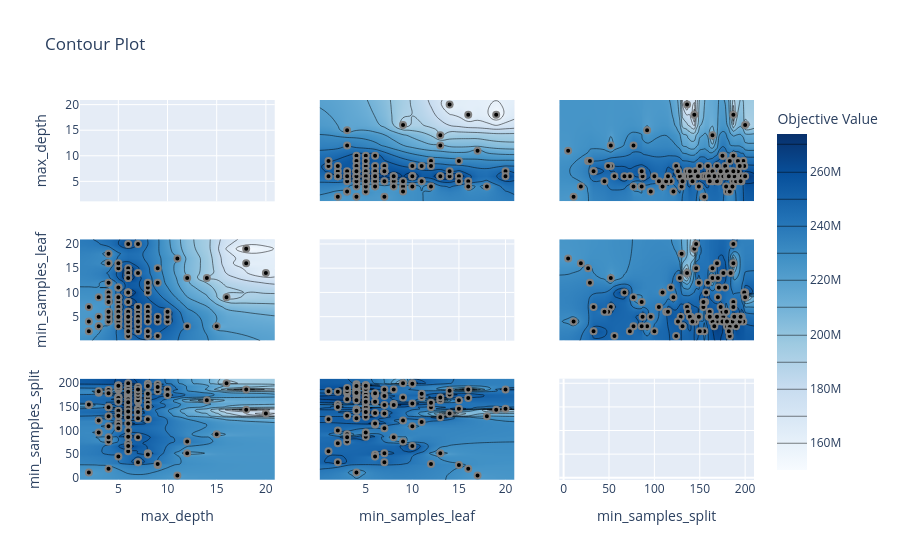

Here is the notebook cell this chart was saved with:
### Code cell
plot_contour(study)

### Figure 1 — Plotly figure (JSON) as saved in the notebook; plotly's stock layout.template omitted (floating-point values rounded to 4 significant figures; data arrays with more than 128 entries replaced by an {"elided": "..."} marker saying what was removed)
{"data": [{"type": "scatter", "xaxis": "x", "yaxis": "y"}, {"colorbar": {"title": {"text": "Objective Value"}}, "colorscale": [[0, "rgb(247,251,255)"], [0.125, "rgb(222,235,247)"], [0.25, "rgb(198,219,239)"], [0.375, "rgb(158,202,225)"], [0.5, "rgb(107,174,214)"], [0.625, "rgb(66,146,198)"], [0.75, "rgb(33,113,181)"], [0.875, "rgb(8,81,156)"], [1, "rgb(8,48,107)"]], "connectgaps": true, "contours": {"coloring": "heatmap"}, "hoverinfo": "none", "line": {"smoothing": 1.3}, "reversescale": false, "showscale": true, "type": "contour", "x": [1.1, 2, 3, 4, 5, 6, 7, 8, 9, 10, 11, 12, 14, 15, 16, 18, 20, 20.9], "xaxis": "x4", "y": [0.05, 1, 2, 3, 4, 5, 6, 7, 8, 9, 10, 11, 12, 13, 14, 15, 16, 17, 18, 19, 20, 20.95], "yaxis": "y4", "z": {"elided": "22x18 float values"}}, {"marker": {"color": "black", "line": {"color": "Gray", "width": 2}}, "mode": "markers", "name": "Feasible Trial", "showlegend": false, "type": "scatter", "x": [10, 5, 6, 15, 2, 5, 7, 12, 18, 4, 18, 9, 8, 7, 12, 2, 6, 11, 14, 8, 4, 7, 8, 9, 6, 3, 6, 6, 4, 10, 20, 6, 5, 6, 5, 9, 6, 3, 7, 3, 6, 5, 5, 6, 7, 8, 4, 6, 10, 7, 2, 6, 6, 8, 4, 7, 5, 9, 5, 7, 3, 6, 6, 8, 6, 4, 5, 7, 9, 16, 6, 6, 8, 5, 6, 7, 4, 8, 6, 4, 5, 6, 7, 5, 6, 7, 5, 6, 6, 8, 7, 6, 5, 6, 7, 4, 6, 5, 7, 6], "xaxis": "x4", "y": [4, 8, 15, 3, 4, 11, 2, 3, 16, 10, 19, 15, 7, 20, 13, 7, 1, 17, 13, 1, 9, 7, 6, 12, 5, 5, 2, 5, 18, 5, 14, 4, 9, 5, 5, 4, 4, 3, 6, 3, 8, 4, 6, 2, 4, 5, 8, 3, 6, 7, 2, 8, 10, 10, 4, 5, 11, 1, 7, 4, 9, 10, 10, 11, 6, 12, 15, 3, 5, 9, 13, 14, 12, 16, 13, 14, 16, 4, 5, 5, 6, 5, 5, 4, 6, 7, 3, 3, 20, 2, 4, 5, 5, 4, 4, 6, 5, 5, 7, 2], "yaxis": "y4"}, {"colorbar": {"title": {"text": "Objective Value"}}, "colorscale": [[0, "rgb(247,251,255)"], [0.125, "rgb(222,235,247)"], [0.25, "rgb(198,219,239)"], [0.375, "rgb(158,202,225)"], [0.5, "rgb(107,174,214)"], [0.625, "rgb(66,146,198)"], [0.75, "rgb(33,113,181)"], [0.875, "rgb(8,81,156)"], [1, "rgb(8,48,107)"]], "connectgaps": true, "contours": {"coloring": "heatmap"}, "hoverinfo": "none", "line": {"smoothing": 1.3}, "reversescale": false, "showscale": false, "type": "contour", "x": [1.1, 2, 3, 4, 5, 6, 7, 8, 9, 10, 11, 12, 14, 15, 16, 18, 20, 20.9], "xaxis": "x7", "y": [-4.75, 5, 11, 19, 27, 29, 33, 45, 49, 52, 56, 67, 73, 77, 86, 87, 92, 96, 100, 105, 109, 113, 115, 118, 121, 124, 126, 128, 129, 130, 131, 136, 137, 139, 140, 142, 144, 145, 146, 148, 149, 150, 154, 155, 156, 157, 159, 160, 161, 164, 166, 169, 170, 171, 173, 175, 176, 178, 179, 180, 182, 183, 184, 186, 187, 188, 190, 192, 194, 195, 196, 198, 199, 200, 209.8], "yaxis": "y7", "z": {"elided": "75x18 float values"}}, {"marker": {"color": "black", "line": {"color": "Gray", "width": 2}}, "mode": "markers", "name": "Feasible Trial", "showlegend": false, "type": "scatter", "x": [10, 5, 6, 15, 2, 5, 7, 12, 18, 4, 18, 9, 8, 7, 12, 2, 6, 11, 14, 8, 4, 7, 8, 9, 6, 3, 6, 6, 4, 10, 20, 6, 5, 6, 5, 9, 6, 3, 7, 3, 6, 5, 5, 6, 7, 8, 4, 6, 10, 7, 2, 6, 6, 8, 4, 7, 5, 9, 5, 7, 3, 6, 6, 8, 6, 4, 5, 7, 9, 16, 6, 6, 8, 5, 6, 7, 4, 8, 6, 4, 5, 6, 7, 5, 6, 7, 5, 6, 6, 8, 7, 6, 5, 6, 7, 4, 6, 5, 7, 6], "xaxis": "x7", "y": [187, 187, 146, 92, 11, 118, 33, 77, 187, 109, 144, 27, 52, 146, 52, 154, 56, 5, 164, 124, 77, 33, 49, 29, 87, 96, 73, 129, 130, 176, 136, 169, 170, 196, 196, 198, 175, 180, 161, 183, 156, 190, 113, 100, 145, 169, 86, 190, 175, 136, 155, 154, 200, 199, 186, 192, 171, 183, 105, 164, 121, 157, 67, 178, 137, 149, 164, 86, 192, 200, 170, 176, 159, 169, 128, 184, 19, 194, 148, 149, 45, 140, 139, 142, 115, 173, 131, 166, 187, 150, 126, 160, 161, 180, 180, 179, 188, 195, 187, 182], "yaxis": "y7"}, {"colorbar": {"title": {"text": "Objective Value"}}, "colorscale": [[0, "rgb(247,251,255)"], [0.125, "rgb(222,235,247)"], [0.25, "rgb(198,219,239)"], [0.375, "rgb(158,202,225)"], [0.5, "rgb(107,174,214)"], [0.625, "rgb(66,146,198)"], [0.75, "rgb(33,113,181)"], [0.875, "rgb(8,81,156)"], [1, "rgb(8,48,107)"]], "connectgaps": true, "contours": {"coloring": "heatmap"}, "hoverinfo": "none", "line": {"smoothing": 1.3}, "reversescale": false, "showscale": false, "type": "contour", "x": [0.05, 1, 2, 3, 4, 5, 6, 7, 8, 9, 10, 11, 12, 13, 14, 15, 16, 17, 18, 19, 20, 20.95], "xaxis": "x2", "y": [1.1, 2, 3, 4, 5, 6, 7, 8, 9, 10, 11, 12, 14, 15, 16, 18, 20, 20.9], "yaxis": "y2", "z": {"elided": "18x22 float values"}}, {"marker": {"color": "black", "line": {"color": "Gray", "width": 2}}, "mode": "markers", "name": "Feasible Trial", "showlegend": false, "type": "scatter", "x": [4, 8, 15, 3, 4, 11, 2, 3, 16, 10, 19, 15, 7, 20, 13, 7, 1, 17, 13, 1, 9, 7, 6, 12, 5, 5, 2, 5, 18, 5, 14, 4, 9, 5, 5, 4, 4, 3, 6, 3, 8, 4, 6, 2, 4, 5, 8, 3, 6, 7, 2, 8, 10, 10, 4, 5, 11, 1, 7, 4, 9, 10, 10, 11, 6, 12, 15, 3, 5, 9, 13, 14, 12, 16, 13, 14, 16, 4, 5, 5, 6, 5, 5, 4, 6, 7, 3, 3, 20, 2, 4, 5, 5, 4, 4, 6, 5, 5, 7, 2], "xaxis": "x2", "y": [10, 5, 6, 15, 2, 5, 7, 12, 18, 4, 18, 9, 8, 7, 12, 2, 6, 11, 14, 8, 4, 7, 8, 9, 6, 3, 6, 6, 4, 10, 20, 6, 5, 6, 5, 9, 6, 3, 7, 3, 6, 5, 5, 6, 7, 8, 4, 6, 10, 7, 2, 6, 6, 8, 4, 7, 5, 9, 5, 7, 3, 6, 6, 8, 6, 4, 5, 7, 9, 16, 6, 6, 8, 5, 6, 7, 4, 8, 6, 4, 5, 6, 7, 5, 6, 7, 5, 6, 6, 8, 7, 6, 5, 6, 7, 4, 6, 5, 7, 6], "yaxis": "y2"}, {"type": "scatter", "xaxis": "x5", "yaxis": "y5"}, {"colorbar": {"title": {"text": "Objective Value"}}, "colorscale": [[0, "rgb(247,251,255)"], [0.125, "rgb(222,235,247)"], [0.25, "rgb(198,219,239)"], [0.375, "rgb(158,202,225)"], [0.5, "rgb(107,174,214)"], [0.625, "rgb(66,146,198)"], [0.75, "rgb(33,113,181)"], [0.875, "rgb(8,81,156)"], [1, "rgb(8,48,107)"]], "connectgaps": true, "contours": {"coloring": "heatmap"}, "hoverinfo": "none", "line": {"smoothing": 1.3}, "reversescale": false, "showscale": false, "type": "contour", "x": [0.05, 1, 2, 3, 4, 5, 6, 7, 8, 9, 10, 11, 12, 13, 14, 15, 16, 17, 18, 19, 20, 20.95], "xaxis": "x8", "y": [-4.75, 5, 11, 19, 27, 29, 33, 45, 49, 52, 56, 67, 73, 77, 86, 87, 92, 96, 100, 105, 109, 113, 115, 118, 121, 124, 126, 128, 129, 130, 131, 136, 137, 139, 140, 142, 144, 145, 146, 148, 149, 150, 154, 155, 156, 157, 159, 160, 161, 164, 166, 169, 170, 171, 173, 175, 176, 178, 179, 180, 182, 183, 184, 186, 187, 188, 190, 192, 194, 195, 196, 198, 199, 200, 209.8], "yaxis": "y8", "z": {"elided": "75x22 float values"}}, {"marker": {"color": "black", "line": {"color": "Gray", "width": 2}}, "mode": "markers", "name": "Feasible Trial", "showlegend": false, "type": "scatter", "x": [4, 8, 15, 3, 4, 11, 2, 3, 16, 10, 19, 15, 7, 20, 13, 7, 1, 17, 13, 1, 9, 7, 6, 12, 5, 5, 2, 5, 18, 5, 14, 4, 9, 5, 5, 4, 4, 3, 6, 3, 8, 4, 6, 2, 4, 5, 8, 3, 6, 7, 2, 8, 10, 10, 4, 5, 11, 1, 7, 4, 9, 10, 10, 11, 6, 12, 15, 3, 5, 9, 13, 14, 12, 16, 13, 14, 16, 4, 5, 5, 6, 5, 5, 4, 6, 7, 3, 3, 20, 2, 4, 5, 5, 4, 4, 6, 5, 5, 7, 2], "xaxis": "x8", "y": [187, 187, 146, 92, 11, 118, 33, 77, 187, 109, 144, 27, 52, 146, 52, 154, 56, 5, 164, 124, 77, 33, 49, 29, 87, 96, 73, 129, 130, 176, 136, 169, 170, 196, 196, 198, 175, 180, 161, 183, 156, 190, 113, 100, 145, 169, 86, 190, 175, 136, 155, 154, 200, 199, 186, 192, 171, 183, 105, 164, 121, 157, 67, 178, 137, 149, 164, 86, 192, 200, 170, 176, 159, 169, 128, 184, 19, 194, 148, 149, 45, 140, 139, 142, 115, 173, 131, 166, 187, 150, 126, 160, 161, 180, 180, 179, 188, 195, 187, 182], "yaxis": "y8"}, {"colorbar": {"title": {"text": "Objective Value"}}, "colorscale": [[0, "rgb(247,251,255)"], [0.125, "rgb(222,235,247)"], [0.25, "rgb(198,219,239)"], [0.375, "rgb(158,202,225)"], [0.5, "rgb(107,174,214)"], [0.625, "rgb(66,146,198)"], [0.75, "rgb(33,113,181)"], [0.875, "rgb(8,81,156)"], [1, "rgb(8,48,107)"]], "connectgaps": true, "contours": {"coloring": "heatmap"}, "hoverinfo": "none", "line": {"smoothing": 1.3}, "reversescale": false, "showscale": false, "type": "contour", "x": [-4.75, 5, 11, 19, 27, 29, 33, 45, 49, 52, 56, 67, 73, 77, 86, 87, 92, 96, 100, 105, 109, 113, 115, 118, 121, 124, 126, 128, 129, 130, 131, 136, 137, 139, 140, 142, 144, 145, 146, 148, 149, 150, 154, 155, 156, 157, 159, 160, 161, 164, 166, 169, 170, 171, 173, 175, 176, 178, 179, 180, 182, 183, 184, 186, 187, 188, 190, 192, 194, 195, 196, 198, 199, 200, 209.8], "xaxis": "x3", "y": [1.1, 2, 3, 4, 5, 6, 7, 8, 9, 10, 11, 12, 14, 15, 16, 18, 20, 20.9], "yaxis": "y3", "z": {"elided": "18x75 float values"}}, {"marker": {"color": "black", "line": {"color": "Gray", "width": 2}}, "mode": "markers", "name": "Feasible Trial", "showlegend": false, "type": "scatter", "x": [187, 187, 146, 92, 11, 118, 33, 77, 187, 109, 144, 27, 52, 146, 52, 154, 56, 5, 164, 124, 77, 33, 49, 29, 87, 96, 73, 129, 130, 176, 136, 169, 170, 196, 196, 198, 175, 180, 161, 183, 156, 190, 113, 100, 145, 169, 86, 190, 175, 136, 155, 154, 200, 199, 186, 192, 171, 183, 105, 164, 121, 157, 67, 178, 137, 149, 164, 86, 192, 200, 170, 176, 159, 169, 128, 184, 19, 194, 148, 149, 45, 140, 139, 142, 115, 173, 131, 166, 187, 150, 126, 160, 161, 180, 180, 179, 188, 195, 187, 182], "xaxis": "x3", "y": [10, 5, 6, 15, 2, 5, 7, 12, 18, 4, 18, 9, 8, 7, 12, 2, 6, 11, 14, 8, 4, 7, 8, 9, 6, 3, 6, 6, 4, 10, 20, 6, 5, 6, 5, 9, 6, 3, 7, 3, 6, 5, 5, 6, 7, 8, 4, 6, 10, 7, 2, 6, 6, 8, 4, 7, 5, 9, 5, 7, 3, 6, 6, 8, 6, 4, 5, 7, 9, 16, 6, 6, 8, 5, 6, 7, 4, 8, 6, 4, 5, 6, 7, 5, 6, 7, 5, 6, 6, 8, 7, 6, 5, 6, 7, 4, 6, 5, 7, 6], "yaxis": "y3"}, {"colorbar": {"title": {"text": "Objective Value"}}, "colorscale": [[0, "rgb(247,251,255)"], [0.125, "rgb(222,235,247)"], [0.25, "rgb(198,219,239)"], [0.375, "rgb(158,202,225)"], [0.5, "rgb(107,174,214)"], [0.625, "rgb(66,146,198)"], [0.75, "rgb(33,113,181)"], [0.875, "rgb(8,81,156)"], [1, "rgb(8,48,107)"]], "connectgaps": true, "contours": {"coloring": "heatmap"}, "hoverinfo": "none", "line": {"smoothing": 1.3}, "reversescale": false, "showscale": false, "type": "contour", "x": [-4.75, 5, 11, 19, 27, 29, 33, 45, 49, 52, 56, 67, 73, 77, 86, 87, 92, 96, 100, 105, 109, 113, 115, 118, 121, 124, 126, 128, 129, 130, 131, 136, 137, 139, 140, 142, 144, 145, 146, 148, 149, 150, 154, 155, 156, 157, 159, 160, 161, 164, 166, 169, 170, 171, 173, 175, 176, 178, 179, 180, 182, 183, 184, 186, 187, 188, 190, 192, 194, 195, 196, 198, 199, 200, 209.8], "xaxis": "x6", "y": [0.05, 1, 2, 3, 4, 5, 6, 7, 8, 9, 10, 11, 12, 13, 14, 15, 16, 17, 18, 19, 20, 20.95], "yaxis": "y6", "z": {"elided": "22x75 float values"}}, {"marker": {"color": "black", "line": {"color": "Gray", "width": 2}}, "mode": "markers", "name": "Feasible Trial", "showlegend": false, "type": "scatter", "x": [187, 187, 146, 92, 11, 118, 33, 77, 187, 109, 144, 27, 52, 146, 52, 154, 56, 5, 164, 124, 77, 33, 49, 29, 87, 96, 73, 129, 130, 176, 136, 169, 170, 196, 196, 198, 175, 180, 161, 183, 156, 190, 113, 100, 145, 169, 86, 190, 175, 136, 155, 154, 200, 199, 186, 192, 171, 183, 105, 164, 121, 157, 67, 178, 137, 149, 164, 86, 192, 200, 170, 176, 159, 169, 128, 184, 19, 194, 148, 149, 45, 140, 139, 142, 115, 173, 131, 166, 187, 150, 126, 160, 161, 180, 180, 179, 188, 195, 187, 182], "xaxis": "x6", "y": [4, 8, 15, 3, 4, 11, 2, 3, 16, 10, 19, 15, 7, 20, 13, 7, 1, 17, 13, 1, 9, 7, 6, 12, 5, 5, 2, 5, 18, 5, 14, 4, 9, 5, 5, 4, 4, 3, 6, 3, 8, 4, 6, 2, 4, 5, 8, 3, 6, 7, 2, 8, 10, 10, 4, 5, 11, 1, 7, 4, 9, 10, 10, 11, 6, 12, 15, 3, 5, 9, 13, 14, 12, 16, 13, 14, 16, 4, 5, 5, 6, 5, 5, 4, 6, 7, 3, 3, 20, 2, 4, 5, 5, 4, 4, 6, 5, 5, 7, 2], "yaxis": "y6"}, {"type": "scatter", "xaxis": "x9", "yaxis": "y9"}], "layout": {"title": {"text": "Contour Plot"}, "xaxis": {"anchor": "y", "domain": [0, 0.2889], "matches": "x7", "range": [1.1, 20.9], "showticklabels": false}, "xaxis2": {"anchor": "y2", "domain": [0.3556, 0.6444], "matches": "x8", "range": [0.05, 20.95], "showticklabels": false}, "xaxis3": {"anchor": "y3", "domain": [0.7111, 1], "matches": "x9", "range": [-4.75, 209.8], "showticklabels": false}, "xaxis4": {"anchor": "y4", "domain": [0, 0.2889], "matches": "x7", "range": [1.1, 20.9], "showticklabels": false}, "xaxis5": {"anchor": "y5", "domain": [0.3556, 0.6444], "matches": "x8", "range": [0.05, 20.95], "showticklabels": false}, "xaxis6": {"anchor": "y6", "domain": [0.7111, 1], "matches": "x9", "range": [-4.75, 209.8], "showticklabels": false}, "xaxis7": {"anchor": "y7", "domain": [0, 0.2889], "range": [1.1, 20.9], "title": {"text": "max_depth"}}, "xaxis8": {"anchor": "y8", "domain": [0.3556, 0.6444], "range": [0.05, 20.95], "title": {"text": "min_samples_leaf"}}, "xaxis9": {"anchor": "y9", "domain": [0.7111, 1], "range": [-4.75, 209.8], "title": {"text": "min_samples_split"}}, "yaxis": {"anchor": "x", "domain": [0.7333, 1], "range": [1.1, 20.9], "title": {"text": "max_depth"}}, "yaxis2": {"anchor": "x2", "domain": [0.7333, 1], "matches": "y", "range": [1.1, 20.9], "showticklabels": false}, "yaxis3": {"anchor": "x3", "domain": [0.7333, 1], "matches": "y", "range": [1.1, 20.9], "showticklabels": false}, "yaxis4": {"anchor": "x4", "domain": [0.3667, 0.6333], "range": [0.05, 20.95], "title": {"text": "min_samples_leaf"}}, "yaxis5": {"anchor": "x5", "domain": [0.3667, 0.6333], "matches": "y4", "range": [0.05, 20.95], "showticklabels": false}, "yaxis6": {"anchor": "x6", "domain": [0.3667, 0.6333], "matches": "y4", "range": [0.05, 20.95], "showticklabels": false}, "yaxis7": {"anchor": "x7", "domain": [0, 0.2667], "range": [-4.75, 209.8], "title": {"text": "min_samples_split"}}, "yaxis8": {"anchor": "x8", "domain": [0, 0.2667], "matches": "y7", "range": [-4.75, 209.8], "showticklabels": false}, "yaxis9": {"anchor": "x9", "domain": [0, 0.2667], "matches": "y7", "range": [-4.75, 209.8], "showticklabels": false}}}
